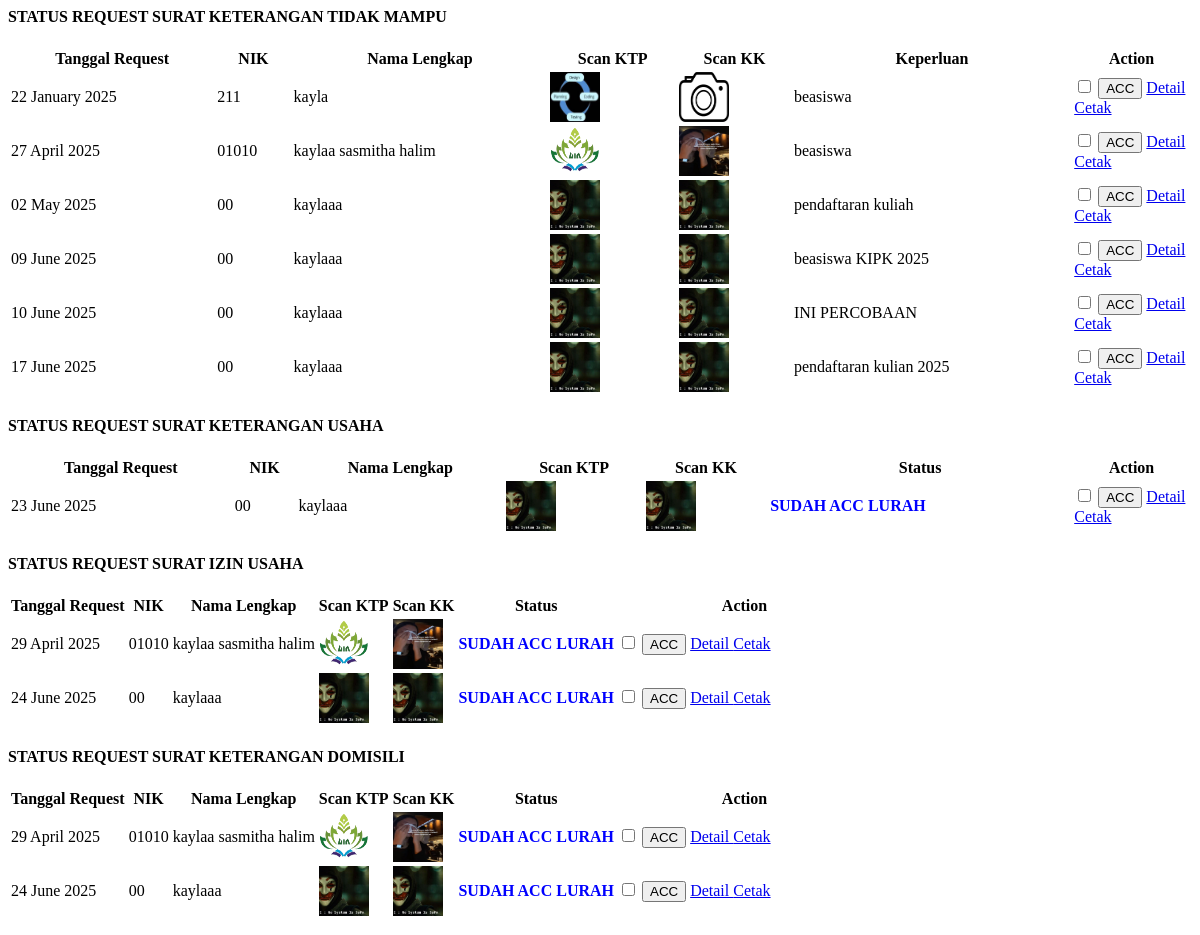
The app's page /demo1/permohonan_surat.php with its own data.
### tables this page shows
CREATE TABLE `data_request_sktm` (
  `id_request_sktm` int(11) NOT NULL,
  `nik` varchar(16) NOT NULL,
  `tanggal_request` timestamp NOT NULL DEFAULT current_timestamp(),
  `scan_ktp` text NOT NULL,
  `scan_kk` text NOT NULL,
  `keperluan` varchar(30) NOT NULL,
  `request` varchar(20) NOT NULL DEFAULT 'TIDAK MAMPU',
  `keterangan` varchar(50) NOT NULL DEFAULT 'Sedang di proses',
  `status` int(11) NOT NULL DEFAULT 0,
  `acc` date NOT NULL
);

CREATE TABLE `data_user` (
  `nik` varchar(16) NOT NULL,
  `password` varchar(225) NOT NULL,
  `hak_akses` varchar(225) NOT NULL,
  `nama` varchar(30) NOT NULL,
  `tanggal_lahir` date NOT NULL,
  `tempat_lahir` varchar(30) NOT NULL,
  `jekel` varchar(20) NOT NULL,
  `agama` varchar(20) NOT NULL,
  `alamat` text NOT NULL,
  `telepon` varchar(13) NOT NULL,
  `status_warga` varchar(30) NOT NULL,
  `nm_ayah` varchar(35) NOT NULL,
  `nm_ibu` varchar(35) NOT NULL,
  `pekerjaan` varchar(35) NOT NULL,
  `pk_ayah` varchar(35) NOT NULL,
  `pk_ibu` varchar(35) NOT NULL,
  `kawin` varchar(20) NOT NULL,
  `password_hash` varchar(250) NOT NULL
);

CREATE TABLE `data_request_sku` (
  `id_request_sku` int(11) NOT NULL,
  `nik` varchar(16) NOT NULL,
  `tanggal_request` timestamp NOT NULL DEFAULT current_timestamp(),
  `scan_ktp` text NOT NULL,
  `scan_kk` text NOT NULL,
  `usaha` varchar(30) NOT NULL,
  `keperluan` varchar(30) NOT NULL,
  `keterangan` varchar(50) NOT NULL DEFAULT 'Data sedang diperiksa oleh Staf',
  `request` varchar(20) NOT NULL DEFAULT 'USAHA',
  `status` int(11) NOT NULL DEFAULT 0,
  `acc` date NOT NULL
);

CREATE TABLE `data_request_skp` (
  `id_request_skp` int(11) NOT NULL,
  `nik` varchar(16) NOT NULL,
  `tanggal_request` timestamp NOT NULL DEFAULT current_timestamp(),
  `scan_ktp` text NOT NULL,
  `scan_kk` text NOT NULL,
  `keperluan` varchar(30) NOT NULL,
  `keterangan` varchar(50) NOT NULL DEFAULT 'Data sedang diperiksa oleh Staf',
  `request` varchar(20) NOT NULL DEFAULT 'LAINNYA',
  `status` int(11) NOT NULL DEFAULT 0,
  `acc` date NOT NULL,
  `nama_usaha` varchar(35) NOT NULL,
  `jenis_usaha` varchar(35) NOT NULL,
  `alamat_usaha` varchar(40) NOT NULL
);

CREATE TABLE `data_request_skd` (
  `id_request_skd` int(11) NOT NULL,
  `nik` varchar(16) NOT NULL,
  `tanggal_request` timestamp NOT NULL DEFAULT current_timestamp(),
  `scan_ktp` text NOT NULL,
  `scan_kk` text NOT NULL,
  `keperluan` varchar(20) NOT NULL,
  `keterangan` varchar(50) NOT NULL DEFAULT 'Data sedang diperiksa oleh Staf',
  `request` varchar(20) NOT NULL DEFAULT 'DOMISILI',
  `status` int(11) NOT NULL DEFAULT 0,
  `acc` date NOT NULL,
  `jalan` varchar(50) NOT NULL,
  `RT` varchar(5) NOT NULL,
  `RW` varchar(5) NOT NULL,
  `desa` varchar(50) NOT NULL,
  `kecamatan` varchar(50) NOT NULL,
  `kabupaten` varchar(50) NOT NULL
);

### demo1/permohonan_surat.php (the view, shortened to what the rows shown need)
<?php include '../koneksi/konek1.php'; ?>
<link href="css/sweetalert.css" rel="stylesheet" type="text/css">
                <div class="page-inner">
					<div class="row">
						<div class="col-md-12">
							<div class="card">
								<div class="card-body">
									<div class="table-responsive">
										<table id="add1" class="display table table-striped table-hover" >
											<thead>
												<tr>
                                                    <th>Tanggal Request</th>
                                                    <th>NIK</th>
                                                    <th>Nama Lengkap</th>
													<th>Scan KTP</th>
													<th>Scan KK</th>
													<th>Keperluan</th>
													<th style="width: 10%">Action</th>
												</tr>
											</thead>
											<tbody>
                                                <?php
                                                    $sql = "SELECT * FROM data_request_sktm natural join data_user WHERE status=2";
                                                    $query = mysqli_query($konek1,$sql);
                                                    while($data=mysqli_fetch_array($query,MYSQLI_BOTH)){
                                                        $id_request_sktm=$data['id_request_sktm'];
														$tgl = $data['tanggal_request'];
														$format = date('d F Y', strtotime($tgl));
                                                        $nik = $data['nik'];
                                                        $nama = $data['nama'];
														$ktp = $data['scan_ktp'];
														$kk = $data['scan_kk'];
														$keperluan = $data['keperluan'];
                                                ?>
												<tr>
													<td><?php echo $format;?></td>
                                                    <td><?php echo $nik;?></td>
                                                    <td><?php echo $nama;?></td>
													<td><img src="../dataFoto/scan_ktp/<?php echo $ktp;?>" width="50" height="50" alt=""></td>
													<td><img src="../dataFoto/scan_kk/<?php echo $kk;?>" width="50" height="50" alt=""></td>
													<td><?php echo $keperluan;?></td>
													<td>
    <div class="d-flex align-items-center gap-2">
        <input type="checkbox" name="check[]" value="<?= $id_request_sktm ?>" class="form-check-input m-0">
        <button type="submit" name="acc" class="btn btn-success btn-sm px-2" title="Setujui Permohonan SKTM">
            <i class="fas fa-check-circle me-1"></i> ACC
        </button>
        <a href="?halaman=detail_sktm&id_request_sktm=<?= $id_request_sktm ?>"
           class="btn btn-info btn-sm px-2"
           data-toggle="tooltip"
           title="Lihat Detail Permohonan">
            <i class="fas fa-file-alt me-1"></i> Detail
        </a>
        <a href="?halaman=view_cetak_sktm&id_request_sktm=<?= $id_request_sktm ?>"
           class="btn btn-primary btn-sm px-2"
           data-toggle="tooltip"
           title="Cetak Surat Keterangan">
            <i class="fas fa-print me-1"></i> Cetak
        </a>
    </div>
</td>
                                                </tr>
                                                <?php
                                                    }
                                                ?>
											</tbody>
										</table>
									</div>
								</div>
							</div>
                        </div>
						<div class="col-md-12">
							<div class="card">
								<div class="card-body">
									<div class="table-responsive">
										<table id="add2" class="display table table-striped table-hover" >
											<thead>
												<tr>
                                                    <th>Tanggal Request</th>
                                                    <th>NIK</th>
                                                    <th>Nama Lengkap</th>
													<th>Scan KTP</th>
													<th>Scan KK</th>
													<th>Status</th>
													<th style="width: 10%">Action</th>
												</tr>
											</thead>
											<tbody>
                                                <?php
                                                    $sql = "SELECT * FROM data_request_sku natural join data_user WHERE status=2";
                                                    $query = mysqli_query($konek1,$sql);
                                                    while($data=mysqli_fetch_array($query,MYSQLI_BOTH)){
														$tgl = $data['tanggal_request'];
														$format = date('d F Y', strtotime($tgl));
                                                        $nik = $data['nik'];
                                                        $nama = $data['nama'];
														$status = $data['status'];
														$ktp = $data['scan_ktp'];
														$kk = $data['scan_kk'];
														$id_request_sku = $data['id_request_sku'];
														if($status=="2"){
                                                            $status = "<b style='color:blue'>SUDAH ACC LURAH</b>";
                                                        }elseif($status=="0"){
                                                            $status = "<b style='color:red'>BELUM ACC</b>";
                                                        }
                                                ?>
												<tr>
													<td><?php echo $format;?></td>
                                                    <td><?php echo $nik;?></td>
                                                    <td><?php echo $nama;?></td>
													<td><img src="../dataFoto/scan_ktp/<?php echo $ktp;?>" width="50" height="50" alt=""></td>
													<td><img src="../dataFoto/scan_kk/<?php echo $kk;?>" width="50" height="50" alt=""></td>
													<td class="fw-bold text-uppercase text-danger op-8"><?php echo $status;?></td>
													<td>
    <div class="d-flex align-items-center gap-2">
        <input type="checkbox" name="check[]" value="<?= $id_request_sku ?>" class="form-check-input m-0">
        <button type="submit" name="acc" class="btn btn-success btn-sm" title="Setujui Permohonan">
            <i class="fas fa-check-circle me-1"></i> ACC
        </button>
        <a href="?halaman=detail_sku&id_request_sku=<?= $id_request_sku ?>"
           class="btn btn-info btn-sm"
           title="Lihat Detail Permohonan">
            <i class="fas fa-eye me-1"></i> Detail
        </a>
        <a href="?halaman=view_cetak_sku&id_request_sku=<?= $id_request_sku ?>"
           class="btn btn-primary btn-sm"
           title="Cetak Surat Keterangan">
            <i class="fas fa-print me-1"></i> Cetak
        </a>
    </div>
</td>
                                                </tr>
                                                <?php
                                                    }
                                                ?>
											</tbody>
										</table>
									</div>
								</div>
							</div>
                        </div>
						<div class="col-md-12">
							<div class="card">
								<div class="card-body">
									<div class="table-responsive">
										<table id="add3" class="display table table-striped table-hover" >
											<thead>
												<tr>
                                                    <th>Tanggal Request</th>
                                                    <th>NIK</th>
                                                    <th>Nama Lengkap</th>
													<th>Scan KTP</th>
													<th>Scan KK</th>
													<th>Status</th>
													<th style="width: 30%">Action</th>
												</tr>
											</thead>
											<tbody>
                                                <?php
                                                    $sql = "SELECT * FROM data_request_skp natural join data_user where status=2";
                                                    $query = mysqli_query($konek1,$sql);
                                                    while($data=mysqli_fetch_array($query,MYSQLI_BOTH)){
														$tgl = $data['tanggal_request'];
														$format = date('d F Y', strtotime($tgl));
                                                        $nik = $data['nik'];
                                                        $nama = $data['nama'];
														$status = $data['status'];
														$ktp = $data['scan_ktp'];
														$kk = $data['scan_kk'];
														$id_request_skp = $data['id_request_skp'];
														if($status=="2"){
                                                            $status = "<b style='color:blue'>SUDAH ACC LURAH</b>";
                                                        }elseif($status=="0"){
                                                            $status = "<b style='color:red'>BELUM ACC</b>";
                                                        }
                                                ?>
												<tr>
													<td><?php echo $format;?></td>
                                                    <td><?php echo $nik;?></td>
													<td><?php echo $nama;?></td>
													<td><img src="../dataFoto/scan_ktp/<?php echo $ktp;?>" width="50" height="50" alt=""></td>
													<td><img src="../dataFoto/scan_kk/<?php echo $kk;?>" width="50" height="50" alt=""></td>
													<td class="fw-bold text-uppercase text-danger op-8"><?php echo $status;?></td>
													<td>
    <div class="d-flex align-items-center gap-2">
        <input type="checkbox" name="check[]" value="<?= $id_request_skp ?>" class="form-check-input">
        <button type="submit" name="acc" class="btn btn-success btn-sm" title="Setujui Permohonan">
            <i class="fas fa-check-circle"></i> ACC
        </button>
        <a href="?halaman=detail_skp&id_request_skp=<?= $id_request_skp ?>"
           class="btn btn-info btn-sm"
           title="Lihat Detail">
            <i class="fas fa-search"></i> Detail
        </a>
        <a href="?halaman=view_cetak_skp&id_request_skp=<?= $id_request_skp ?>"
           class="btn btn-primary btn-sm"
           title="Cetak Surat">
            <i class="fas fa-print"></i> Cetak
        </a>
    </div>
</td>
                                                </tr>
                                                <?php
                                                    }
                                                ?>
											</tbody>
										</table>
									</div>
								</div>
							</div>
                        </div>
						<div class="col-md-12">
							<div class="card">
								<form method="POST">
								<div class="card-body">
									<div class="table-responsive">
										<table id="add4" class="display table table-striped table-hover" >
											<thead>
												<tr>
                                                    <th>Tanggal Request</th>
                                                    <th>NIK</th>
                                                    <th>Nama Lengkap</th>
													<th>Scan KTP</th>
													<th>Scan KK</th>
													<th>Status</th>
													<th style="width: 30%">Action</th>
												</tr>
											</thead>
											<tbody>
                                                <?php
                                                    $sql = "SELECT * FROM data_request_skd natural join data_user where status=2";
                                                    $query = mysqli_query($konek1,$sql);
                                                    while($data=mysqli_fetch_array($query,MYSQLI_BOTH)){
														$tgl = $data['tanggal_request'];
														$format = date('d F Y', strtotime($tgl));
                                                        $nik = $data['nik'];
                                                        $nama = $data['nama'];
														$status = $data['status'];
														$ktp = $data['scan_ktp'];
														$kk = $data['scan_kk'];
														$id_request_skd=$data['id_request_skd'];
                                                        if($status=="2"){
                                                            $status = "<b style='color:blue'>SUDAH ACC LURAH</b>";
                                                        }elseif($status=="0"){
                                                            $status = "<b style='color:red'>BELUM ACC</b>";
                                                        }
                                                ?>
												<tr>
													<td><?php echo $format;?></td>
                                                    <td><?php echo $nik;?></td>
                                                    <td><?php echo $nama;?></td>
													<td><img src="../dataFoto/scan_ktp/<?php echo $ktp;?>" width="50" height="50" alt=""></td>
													<td><img src="../dataFoto/scan_kk/<?php echo $kk;?>" width="50" height="50" alt=""></td>
													<td class="fw-bold text-uppercase text-danger op-8"><?php echo $status;?></td>
													<td>
    <div class="btn-group" role="group">
        <input type="checkbox" name="check[]" value="<?php echo $id_request_skd; ?>" class="mr-2">
        <button type="submit" name="acc" class="btn btn-success btn-sm" title="ACC Permohonan">
            <i class="fas fa-check"></i> ACC
        </button>
        <a href="?halaman=detail_skd&id_request_skd=<?= $id_request_skd; ?>"
           class="btn btn-info btn-sm"
           title="Cek Data">
            <i class="fas fa-eye"></i> Detail
        </a>
        <a href="?halaman=view_cetak_skd&id_request_skd=<?= $id_request_skd; ?>"
           class="btn btn-primary btn-sm"
           title="Cetak Surat">
            <i class="fas fa-print"></i> Cetak
        </a>
    </div>
</td>
                                                <?php
                                                    }
                                                ?>
											</tbody>
										</table>
									</div>
								</div>
								</form>
							</div>
						</div>
					</div>
				</div>

### records on screen
data_request_sktm: tanggal_request "22 January 2025", nik "211", nik.nama "kayla", scan_ktp (picture), scan_kk (picture), keperluan "beasiswa"
data_request_sktm: tanggal_request "27 April 2025", nik "01010", nik.nama "kaylaa sasmitha halim", scan_ktp (picture), scan_kk (picture), keperluan "beasiswa"
data_request_sktm: tanggal_request "02 May 2025", nik "00", nik.nama "kaylaaa", scan_ktp (picture), scan_kk (picture), keperluan "pendaftaran kuliah"
data_request_sktm: tanggal_request "09 June 2025", nik "00", nik.nama "kaylaaa", scan_ktp (picture), scan_kk (picture), keperluan "beasiswa KIPK 2025"
data_request_sktm: tanggal_request "10 June 2025", nik "00", nik.nama "kaylaaa", scan_ktp (picture), scan_kk (picture), keperluan "INI PERCOBAAN"
data_request_sktm: tanggal_request "17 June 2025", nik "00", nik.nama "kaylaaa", scan_ktp (picture), scan_kk (picture), keperluan "pendaftaran kulian 2025"
data_request_sku: tanggal_request "23 June 2025", nik "00", nik.nama "kaylaaa", scan_ktp (picture), scan_kk (picture), status "SUDAH ACC LURAH"
data_request_skp: tanggal_request "29 April 2025", nik "01010", nik.nama "kaylaa sasmitha halim", scan_ktp (picture), scan_kk (picture), status "SUDAH ACC LURAH"
data_request_skp: tanggal_request "24 June 2025", nik "00", nik.nama "kaylaaa", scan_ktp (picture), scan_kk (picture), status "SUDAH ACC LURAH"
data_request_skd: tanggal_request "29 April 2025", nik "01010", nik.nama "kaylaa sasmitha halim", scan_ktp (picture), scan_kk (picture), status "SUDAH ACC LURAH"
data_request_skd: tanggal_request "24 June 2025", nik "00", nik.nama "kaylaaa", scan_ktp (picture), scan_kk (picture), status "SUDAH ACC LURAH"
